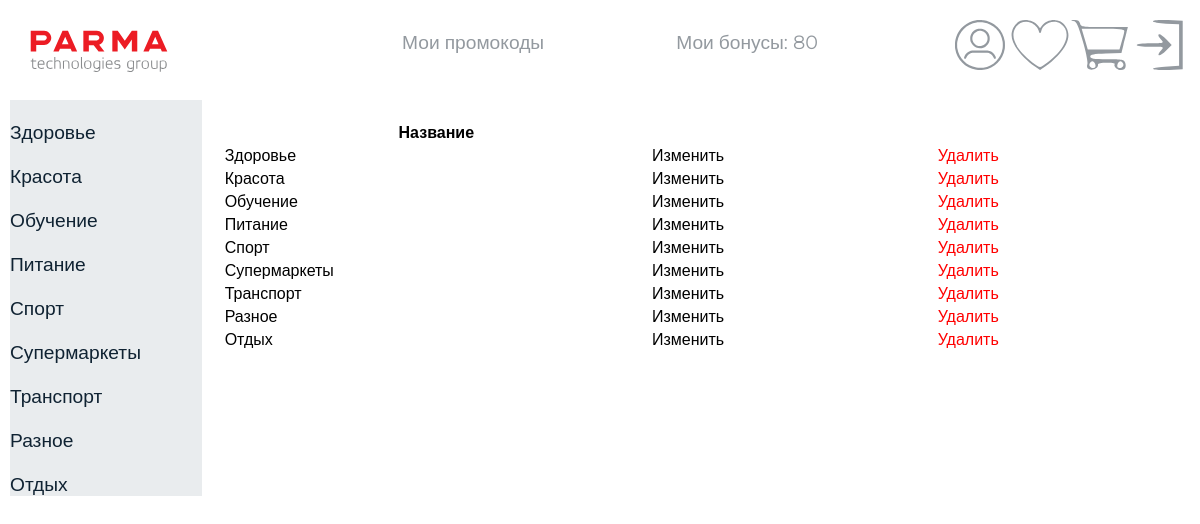
The page /lgot_inform.php (signed in) on the database its author committed.
### tables this page shows
CREATE TABLE `categories` (
  `id` int NOT NULL,
  `name` varchar(30) NOT NULL
);

### lgot_inform.php (the view, shortened to what this page needs)
<!DOCTYPE html>
<html lang="en">
<head>
    <link rel="stylesheet" href="../css/style.css">
</head>
<body>
    <?php require 'components/header.php';?>
    <div class="main">
        <?php require 'components/categories.php';?>
        <div class="inform">
        <table>
        <tr>
            <th>Название</th>
        </tr>
        <?php
        require_once 'components/config.php';
        $connection = new mysqli($host, $user, $pass, $data);
        $sql = "SELECT * FROM `categories`";
        $result = $connection->query($sql);
        if ($result->num_rows > 0) {
            while ($row = $result->fetch_assoc()) {
                ?>
                <tr>
                    <td><?php echo $row['name']; ?></td>
                    <td><a href="lgot_update.php?id=<?php echo $row['id']; ?>">Изменить</a></td>
                    <td><a style="color: red;" href="catalog/delete.php?id=<?php echo $row['id']; ?>">Удалить</a>
                </tr>
                <?php
            }
        } else {
            echo "No data found.";
        }
        ?>
    </table>
        </div>
    </div>
</body>
</html>

### components/categories.php (shortened to what this page needs)
<?php
require_once 'components/config.php';
$conn = new mysqli($host, $user, $pass, $data);
$sql = "SELECT * FROM categories";
$result = $conn->query($sql);
echo "<div class='categories'>";
    if ($result->num_rows > 0) {
        while ($row = $result->fetch_assoc()) {
            $categoryName = $row['name'];
            echo '<div class="stranica"><a href="catalog.php?id=' . $row['id'] . '">' . $categoryName . '</a></div>';
        }
    } else {
        echo 'Нет категорий.';
    }
?>
</div>

### css/style.css (style rules this page uses)
* { margin: 0px; }
body { background-color: #FFFFFF; font-family: 'Montserrat', sans-serif, Arial; }
.stranica { margin-top: 20px; color: #93999F; }
.stranica>a { display: block; font-size: 1.2em; }
.main { display: flex; flex-direction: row; margin-left: 10px; }
.categories { background-color: #E9ECEE; width: 20%; height: 100%; }
.categories>.stranica>a { color: #0F2232; text-decoration: none; }
.inform { margin: 20px; width: 100%; display: flex; flex-direction: column; }
a:link, a:visited, a:hover, a:active { color: inherit; text-decoration: none; }

### rows shown on the page
categories: name "Здоровье"
categories: name "Красота"
categories: name "Обучение"
categories: name "Питание"
categories: name "Спорт"
categories: name "Супермаркеты"
categories: name "Транспорт"
categories: name "Разное"
categories: name "Отдых"

### other values the page prints
$_SESSION['user_balance'] "80"
